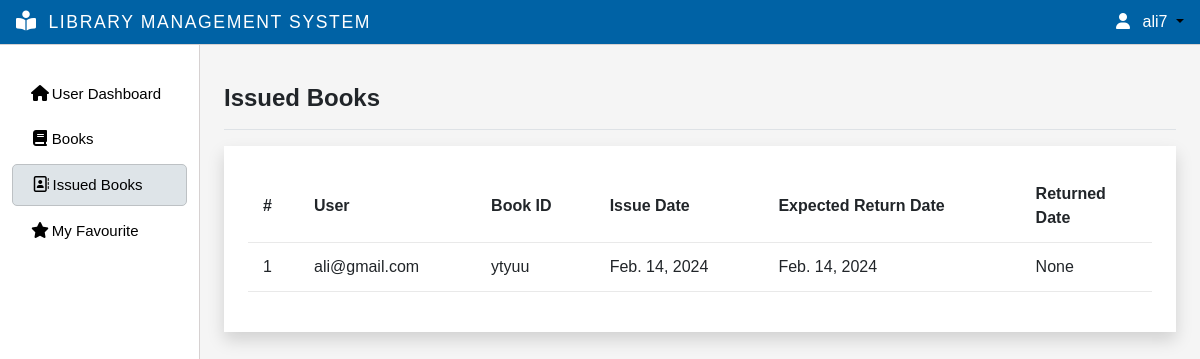
The app's page /issue-book-to-student/ (signed in) with its own data.
### myapp/models.py (models this page shows)
class CustomUser(AbstractUser):
    email = models.EmailField(max_length=255, unique=True)
    username = models.CharField(max_length=50, unique=True)
    first_name = models.CharField(null=True, blank=True, max_length=100)
    father_name= models.CharField(null=True, blank=True, max_length=100)
    last_name = models.CharField(null=True, blank=True, max_length=100)
    phone_number = models.CharField(max_length=16)
    user_id = models.CharField(max_length=50,null=True,blank=True)
    group = models.ForeignKey(Group, on_delete=models.CASCADE, default=2)
    gender = models.CharField(max_length=1,null=True,blank=True)
    USERNAME_FIELD = 'email'
    EMAIL_FIELD = 'email'
    REQUIRED_FIELDS = []
    objects = CutomUserManager()

class IssueBook(models.Model):
    user_id = models.ForeignKey(CustomUser, on_delete=models.CASCADE)
    book_id = models.ForeignKey(Books, on_delete=models.CASCADE)
    issue_date = models.DateField(auto_now_add=True)
    expected_return_date = models.DateField()
    returned_date = models.DateField(default=None, null=True, blank=True)
    quantity_issued = models.IntegerField(default=1)

class Books(models.Model):
    isbn_number = models.CharField(max_length=20,null=True,blank=True)
    title = models.CharField(max_length=20)
    book_descriptions = models.TextField(max_length=1000, null=True, blank=True)
    category = models.ForeignKey(Category, on_delete=models.CASCADE)
    available_quantity = models.IntegerField(default=0)
    cover_photo = models.ImageField(
        upload_to='images/', null=True, blank=True,  default='images/default.jpg')
    issue_date = models.DateField(auto_now_add=True)
    book_file = models.FileField(upload_to="files/",null=True,blank=True)
    author = models.CharField(max_length=255, null=True)
    def __str__(self):
        return self.title
    class Meta:
        ordering = ['issue_date']

### myapp/views.py (the view)
# urls.py: path('issue-book-to-student/',views.issue_book_to_student,name="issue-book-to-student"),
def issue_book_to_student(request):
    issuebook = IssueBook.objects.filter(user_id=request.user.id)
    context = {'issuebook':issuebook}
    return render(request,'issued_book_to_student.html',context)

### myapp/templates/issued_book_to_student.html
{% extends 'main.html' %}
{% block title %}Issued Books{% endblock title %}
{% block content %}
<div class="p-4 shadow bg-white">
	<table class="table table-hover">
		<thead>
			<tr>
				<th>#</th>
                <th>User</th>
				<th>Book ID</th>
				<th>Issue Date</th>
				<th>Expected Return Date</th>
				<th colspan="2">Returned Date</th>
			</tr>
		</thead>
		<tbody>
			{% if issuebook %}
				{% for book in issuebook %}
				<tr>
					<td>{{book.id}}</td>
					<td>{{book.user_id}}</td>
					<td>{{book.book_id}}</td>
					<td>{{book.issue_date}}</td>
					<td>{{book.expected_return_date}}</td>
					<td>{{book.returned_date}}</td>
				</tr>
				{% endfor %}
			{% else %}
				<tr>
					<td colspan="7">No Book Issued</td>
				</tr>
			{% endif %}
		</tbody>
	</table>
</div>
{% endblock %}

### templates/navbar.html (shortened to what this page needs)
{% load static %}
{% load custom_tags %}
if {% if request.resolver_match.url_name == 'index' %}
<nav class="navbar navbar-expand-lg backgroundcolor fixed-top bg-light">
  <div class="container">
    <a href="{% url 'index' %}"><img src="{% static 'images/en.png' %}" class="w-48" alt=""></a>
    <button class="navbar-toggler" type="button" data-bs-toggle="collapse" data-bs-target="#navbarNav" aria-controls="navbarNav" aria-expanded="false" aria-label="Toggle navigation">
        <span class="navbar-toggler-icon"></span>
      </button>
      <div class="collapse navbar-collapse" id="navbarNav">
        <ul class="navbar-nav ms-auto">
          <li class="nav-item">
            <a class="nav-link fw-bolder " aria-current="page" href="{% url 'index' %}">Home</a>
          </li>
          <li class="nav-item">
            <div class="collapse navbar-collapse show" id="navbarNavDarkDropdown">
              <ul class="navbar-nav">
                <li class="nav-item dropdown ">
                  <a class="nav-link dropdown-toggle fw-bolder" href="{% url 'index' %}" id="navbarDarkDropdownMenuLink" role="button" data-bs-toggle="dropdown" aria-expanded="false">
                    Categories
                  </a>
                  <ul class="dropdown-menu dropdown-menu-light" aria-labelledby="navbarDarkDropdownMenuLink">
                    <li class="nav-item">
                      {% get_categories %}
                      <!-- {% for g in get_categories %}
                      {{g}}
                      {% endfor %} -->
                    </li>
                  </ul>
                </li>
              </ul>
            </div>
          </li>
          <li class="nav-item">
            <div class="collapse navbar-collapse show" id="navbarNavDarkDropdown">
              <ul class="navbar-nav">
                <li class="nav-item dropdown ">
                  <a class="nav-link dropdown-toggle fw-bolder" href="{% url 'index' %}" id="navbarDarkDropdownMenuLink" role="button" data-bs-toggle="dropdown" aria-expanded="false">
                    Links
                  </a>
                  <ul class="dropdown-menu dropdown-menu-light" aria-labelledby="navbarDarkDropdownMenuLink">
                    <li class="nav-item">
                      <a href="https://sppl.org" class="dropdown-item">Saint Paul Public Library</a>
                      <a href="https://cphlibrary.org/" class="dropdown-item">Clifton Park Halfmoon Library</a>
                      <a href="https://aadl.org/" class="dropdown-item">Ann Arbor District Library</a>
                      <a href="https://www.nypl.org/" class="dropdown-item">New York Public Library</a>
                      <a href="https://www.brooklinelibrary.org/" class="dropdown-item">Brookline Public Library</a>
                    </li>
                  </ul>
                </li>
              </ul>
            </div>
          </li>
          <li class="nav-item">
            <a class="nav-link fw-bolder" href="{% url 'contact-us' %}">Contact us</a>
          </li>
        </ul>
      </div>
    </div>
  </nav>
  {% else %}
<nav class="navbar navbar-expand-lg backgroundcolor fixed-top px-3 py-1 justify-content-between">
  <a class="navbar-brand" href="{% url 'admin-page' %}">
    <i class="fa-solid fa-book-open-reader navbar-icon "></i>
    <span class="ms-2 text-white">LIBRARY MANAGEMENT SYSTEM</span>
  </a>
  <div class="dropdown">
    {% if request.user.username %}
        <a class="dropdown-toggle user-menu-item" data-bs-toggle="dropdown" aria-expanded="false">
          <i class="fa-solid fa-user me-2 text-white"></i>
            <span class="text-white">{{request.user.username}}</span>
        </a>
    {% endif %}
  </div>
</nav>
  {% endif %}

### static/css/main.css (style rules this page uses)
body { color: #566787; background: #f5f5f5; font-family: 'Varela Round', sans-serif; }
table.table tr th, table.table tr td { border-color: #e9e9e9; padding: 12px 15px; vertical-align: middle; }
table.table tr th:last-child { width: 100px; }
.text-white { color:#fff !important; }
body { overflow-y:scroll; }
.navbar-icon { margin-top: -9px !important; font-size: 20px !important; }

### static/css/style.css (style rules this page uses)
* { margin: 0; padding: 0; box-sizing: border-box; }
:root { --offconvas-width: 270px; --topNavbarHeight: 56px; }
.navbar-icon { color: white; }
.backgroundcolor { background-color: rgba(0,98, 165, 1); border-bottom:1px solid #d6d1d1; }
@media screen and (min-width: 1200px) { .ms-2 { font-size: 1.1rem !important; letter-spacing: 0.1rem; } }
@media (min-width : 920px) { .navbar-brand { font-size: 0.9rem !important; } }
@media (min-width : 390px) { .navbar-brand { font-size: 1rem !important ; } }
.user-menu-item { color:#000000; text-decoration:none; cursor: pointer; }

### records on screen
CustomUser: user.username "ali7"
IssueBook: id "1", user_id "ali@gmail.com", book_id "ytyuu", issue_date "Feb. 14, 2024", expected_return_date "Feb. 14, 2024", returned_date "None"
